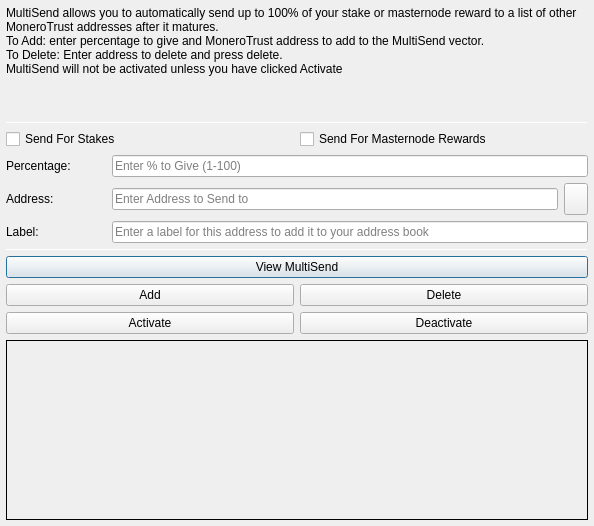
<?xml version="1.0" encoding="UTF-8"?>
<ui version="4.0">
 <class>MultiSendDialog</class>
 <widget class="QDialog" name="MultiSendDialog">
  <property name="windowModality">
   <enum>Qt::NonModal</enum>
  </property>
  <property name="geometry">
   <rect>
    <x>0</x>
    <y>0</y>
    <width>594</width>
    <height>526</height>
   </rect>
  </property>
  <property name="windowTitle">
   <string>MultiSend</string>
  </property>
  <layout class="QVBoxLayout" name="verticalLayout" stretch="0">
   <property name="margin">
    <number>6</number>
   </property>
   <item>
    <layout class="QVBoxLayout" name="verticalLayout_Main" stretch="1,1,1,0,1,1,1">
     <item>
      <widget class="QLabel" name="label_2">
       <property name="lineWidth">
        <number>1</number>
       </property>
       <property name="text">
        <string>MultiSend allows you to automatically send up to 100% of your stake or masternode reward to a list of other MoneroTrust addresses after it matures.
To Add: enter percentage to give and MoneroTrust address to add to the MultiSend vector.
To Delete: Enter address to delete and press delete.
MultiSend will not be activated unless you have clicked Activate</string>
       </property>
       <property name="alignment">
        <set>Qt::AlignLeading|Qt::AlignLeft|Qt::AlignTop</set>
       </property>
       <property name="wordWrap">
        <bool>true</bool>
       </property>
      </widget>
     </item>
     <item>
      <widget class="Line" name="line">
       <property name="minimumSize">
        <size>
         <width>0</width>
         <height>1</height>
        </size>
       </property>
       <property name="maximumSize">
        <size>
         <width>16777215</width>
         <height>1</height>
        </size>
       </property>
       <property name="orientation">
        <enum>Qt::Horizontal</enum>
       </property>
      </widget>
     </item>
     <item>
      <layout class="QVBoxLayout" name="verticalLayout_Settings">
       <item>
        <layout class="QHBoxLayout" name="horizontalLayout">
         <item>
          <widget class="QCheckBox" name="multiSendStakeCheckBox">
           <property name="text">
            <string>Send For Stakes</string>
           </property>
          </widget>
         </item>
         <item>
          <widget class="QCheckBox" name="multiSendMasternodeCheckBox">
           <property name="text">
            <string>Send For Masternode Rewards</string>
           </property>
          </widget>
         </item>
        </layout>
       </item>
       <item>
        <layout class="QHBoxLayout" name="horizontalLayout_6">
         <item>
          <widget class="QLabel" name="label">
           <property name="minimumSize">
            <size>
             <width>100</width>
             <height>0</height>
            </size>
           </property>
           <property name="toolTip">
            <string>Percentage of stake to send</string>
           </property>
           <property name="text">
            <string>Percentage:</string>
           </property>
          </widget>
         </item>
         <item>
          <widget class="QLineEdit" name="multiSendPercentEdit">
           <property name="toolTip">
            <string>Enter whole numbers 1 - 100</string>
           </property>
           <property name="placeholderText">
            <string>Enter % to Give (1-100)</string>
           </property>
          </widget>
         </item>
        </layout>
       </item>
       <item>
        <layout class="QHBoxLayout" name="horizontalLayout_7">
         <item>
          <widget class="QLabel" name="label_5">
           <property name="minimumSize">
            <size>
             <width>100</width>
             <height>0</height>
            </size>
           </property>
           <property name="toolTip">
            <string>Address to send portion of stake to</string>
           </property>
           <property name="text">
            <string>Address:</string>
           </property>
          </widget>
         </item>
         <item>
          <widget class="QLineEdit" name="multiSendAddressEdit">
           <property name="toolTip">
            <string/>
           </property>
           <property name="placeholderText">
            <string>Enter Address to Send to</string>
           </property>
          </widget>
         </item>
         <item>
          <widget class="QToolButton" name="addressBookButton">
           <property name="maximumSize">
            <size>
             <width>16777215</width>
             <height>32</height>
            </size>
           </property>
           <property name="toolTip">
            <string>Choose an address from the address book</string>
           </property>
           <property name="text">
            <string/>
           </property>
           <property name="icon">
            <iconset resource="../monerotrust.qrc">
             <normaloff>:/icons/address-book</normaloff>:/icons/address-book</iconset>
           </property>
           <property name="shortcut">
            <string>Alt+A</string>
           </property>
          </widget>
         </item>
        </layout>
       </item>
      </layout>
     </item>
     <item>
      <layout class="QHBoxLayout" name="horizontalLayout_3">
       <item>
        <widget class="QLabel" name="label_3">
         <property name="minimumSize">
          <size>
           <width>100</width>
           <height>0</height>
          </size>
         </property>
         <property name="text">
          <string>Label:</string>
         </property>
        </widget>
       </item>
       <item>
        <widget class="QLineEdit" name="labelAddressLabelEdit">
         <property name="placeholderText">
          <string>Enter a label for this address to add it to your address book</string>
         </property>
        </widget>
       </item>
      </layout>
     </item>
     <item>
      <widget class="Line" name="line_2">
       <property name="minimumSize">
        <size>
         <width>0</width>
         <height>1</height>
        </size>
       </property>
       <property name="maximumSize">
        <size>
         <width>16777215</width>
         <height>1</height>
        </size>
       </property>
       <property name="orientation">
        <enum>Qt::Horizontal</enum>
       </property>
      </widget>
     </item>
     <item>
      <layout class="QVBoxLayout" name="verticalLayout_Buttons">
       <item>
        <layout class="QHBoxLayout" name="horizontalLayout_4">
         <item>
          <widget class="QPushButton" name="viewButton">
           <property name="toolTip">
            <string/>
           </property>
           <property name="statusTip">
            <string>View MultiSend Vector</string>
           </property>
           <property name="text">
            <string>View MultiSend</string>
           </property>
          </widget>
         </item>
        </layout>
       </item>
       <item>
        <layout class="QHBoxLayout" name="horizontalLayout_2">
         <item>
          <widget class="QPushButton" name="addButton">
           <property name="toolTip">
            <string/>
           </property>
           <property name="statusTip">
            <string>Add to MultiSend Vector</string>
           </property>
           <property name="text">
            <string>Add</string>
           </property>
          </widget>
         </item>
         <item>
          <widget class="QPushButton" name="deleteButton">
           <property name="toolTip">
            <string/>
           </property>
           <property name="statusTip">
            <string>Delete Address From MultiSend Vector</string>
           </property>
           <property name="text">
            <string>Delete</string>
           </property>
          </widget>
         </item>
        </layout>
       </item>
       <item>
        <layout class="QHBoxLayout" name="horizontalLayout_5">
         <item>
          <widget class="QPushButton" name="activateButton">
           <property name="statusTip">
            <string>Activate MultiSend</string>
           </property>
           <property name="text">
            <string>Activate</string>
           </property>
          </widget>
         </item>
         <item>
          <widget class="QPushButton" name="disableButton">
           <property name="statusTip">
            <string>Deactivate MultiSend</string>
           </property>
           <property name="text">
            <string>Deactivate</string>
           </property>
          </widget>
         </item>
        </layout>
       </item>
      </layout>
     </item>
     <item>
      <widget class="QLabel" name="message">
       <property name="minimumSize">
        <size>
         <width>0</width>
         <height>180</height>
        </size>
       </property>
       <property name="frameShape">
        <enum>QFrame::Panel</enum>
       </property>
       <property name="frameShadow">
        <enum>QFrame::Plain</enum>
       </property>
       <property name="lineWidth">
        <number>1</number>
       </property>
       <property name="midLineWidth">
        <number>1</number>
       </property>
       <property name="text">
        <string/>
       </property>
       <property name="alignment">
        <set>Qt::AlignLeading|Qt::AlignLeft|Qt::AlignTop</set>
       </property>
       <property name="wordWrap">
        <bool>true</bool>
       </property>
      </widget>
     </item>
    </layout>
   </item>
  </layout>
 </widget>
 <resources>
  <include location="../monerotrust.qrc"/>
 </resources>
 <connections/>
</ui>
